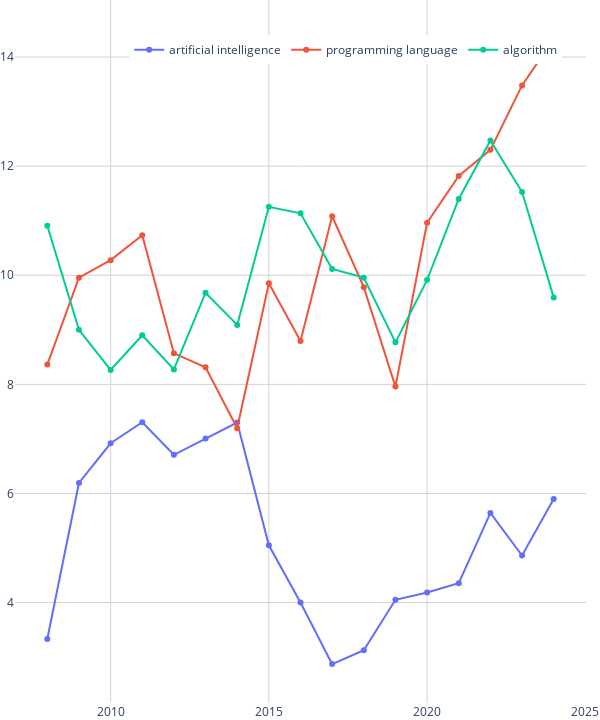

Notebook cell for this chart:
### Code cell
import plotly.graph_objects as go

fig = go.Figure()
for field in [
    "artificial intelligence",
    "programming language",
    "algorithm",
]:
    data = field_year_ref[field_year_ref["field"] == field]
    fig.add_trace(
        go.Scatter(
            x=data["AddedAt"],
            y=data["age"].apply(lambda x: sum(x) / len(x)),
            name=field,
            mode="lines+markers",
        )
    )
fig.update_layout(
    margin=dict(l=0, r=0, t=0, b=0),
    legend=dict(
        x=0.2,  # x position of the legend (0 is leftmost)
        y=0.95,  # y position of the legend (1 is topmost)
        orientation="h",  # horizontal orientation
        yanchor="top",  # anchor the legend at the top
        xanchor="left",  # anchor the legend at the left
    ),
    width=600,
    height=720,
    plot_bgcolor="#fff",  # transparent background
    paper_bgcolor="#fff",  # transparent background
)
fig.update_xaxes(showgrid=True, gridwidth=1, gridcolor="LightGray")
fig.update_yaxes(showgrid=True, gridwidth=1, gridcolor="LightGray")
with open("first_cite.eps", "wb") as f:
    f.write(fig.to_image("eps"))
fig.show()

### Figure 1 — Plotly figure (JSON) as saved in the notebook; plotly's stock layout.template omitted (floating-point values rounded to 4 significant figures)
{"data": [{"mode": "lines+markers", "name": "artificial intelligence", "type": "scatter", "x": [2008, 2009, 2010, 2011, 2012, 2013, 2014, 2015, 2016, 2017, 2018, 2019, 2020, 2021, 2022, 2023, 2024], "y": [3.333, 6.192, 6.92, 7.306, 6.709, 7.009, 7.3, 5.049, 4.003, 2.872, 3.127, 4.051, 4.183, 4.356, 5.643, 4.863, 5.9]}, {"mode": "lines+markers", "name": "programming language", "type": "scatter", "x": [2008, 2009, 2010, 2011, 2012, 2013, 2014, 2015, 2016, 2017, 2018, 2019, 2020, 2021, 2022, 2023, 2024], "y": [8.364, 9.957, 10.28, 10.73, 8.569, 8.312, 7.195, 9.852, 8.796, 11.08, 9.783, 7.959, 10.96, 11.82, 12.3, 13.48, 14.33]}, {"mode": "lines+markers", "name": "algorithm", "type": "scatter", "x": [2008, 2009, 2010, 2011, 2012, 2013, 2014, 2015, 2016, 2017, 2018, 2019, 2020, 2021, 2022, 2023, 2024], "y": [10.91, 9, 8.265, 8.9, 8.273, 9.68, 9.09, 11.25, 11.14, 10.12, 9.957, 8.77, 9.916, 11.4, 12.47, 11.53, 9.595]}], "layout": {"height": 720, "legend": {"orientation": "h", "x": 0.2, "xanchor": "left", "y": 0.95, "yanchor": "top"}, "margin": {"b": 0, "l": 0, "r": 0, "t": 0}, "paper_bgcolor": "#fff", "plot_bgcolor": "#fff", "width": 600, "xaxis": {"gridcolor": "LightGray", "gridwidth": 1, "showgrid": true}, "yaxis": {"gridcolor": "LightGray", "gridwidth": 1, "showgrid": true}}}
